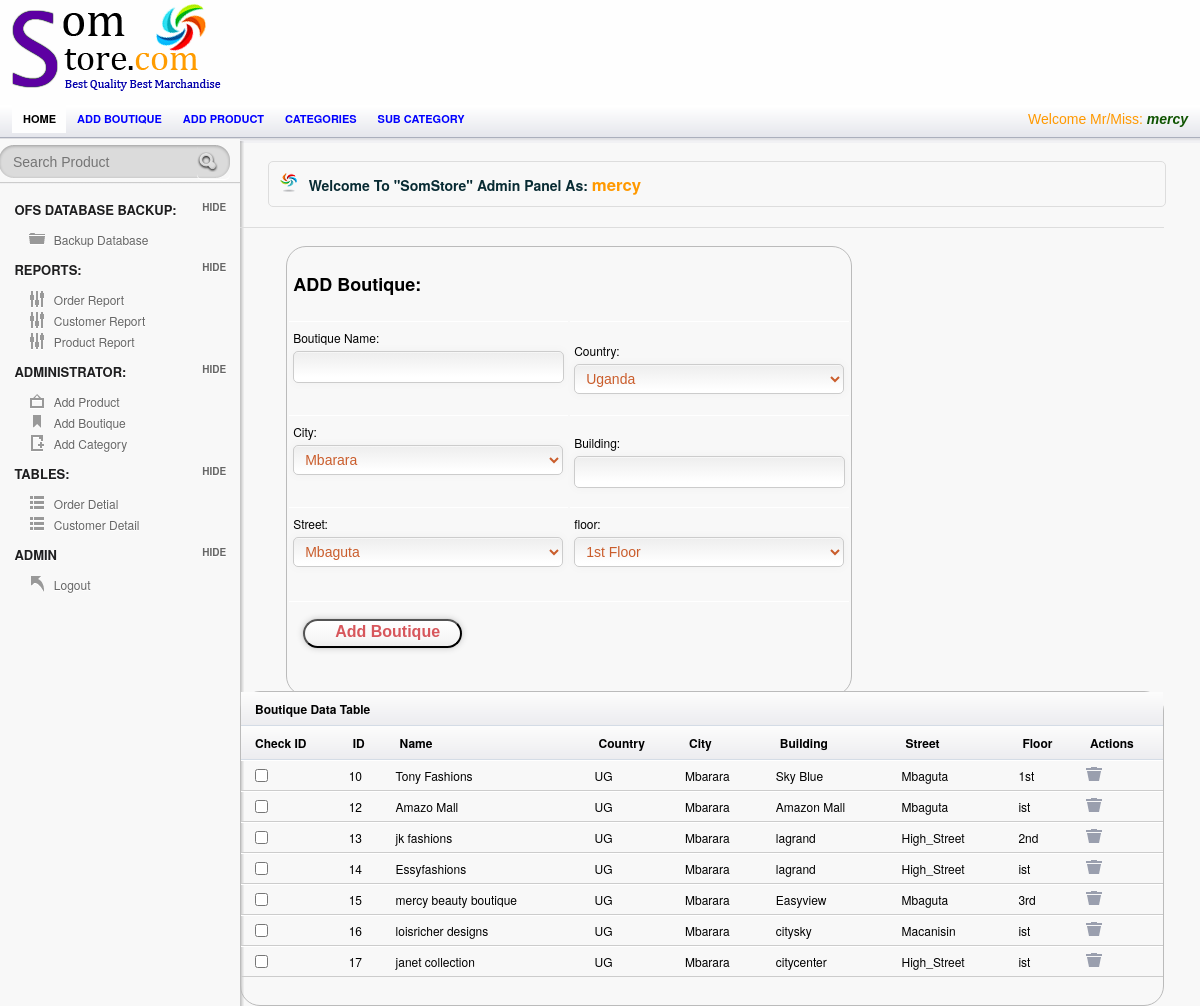
The page /Admin/add_warehouse.php (signed in) on the database its author committed.
### tables this page shows
CREATE TABLE `employee` (
  `Employee_ID` int(95) NOT NULL,
  `Employee_Name` varchar(25) NOT NULL,
  `Username` varchar(25) NOT NULL,
  `Password` varchar(25) NOT NULL,
  `Picture` varchar(255) NOT NULL
);

CREATE TABLE `boutique` (
  `Warehouse_ID` int(255) NOT NULL,
  `Country` varchar(25) NOT NULL,
  `City` varchar(25) NOT NULL,
  `street` varchar(55) NOT NULL,
  `Warehouse` varchar(55) NOT NULL,
  `building` varchar(55) NOT NULL,
  `floor` varchar(55) NOT NULL
);

### session.php (called while the page is built, shortened)
<?php
include('config.php');
$check=$_SESSION['login_username'];
$session=mysqli_query($mysqli, "select Username from employee where Username='$check' ");
$row=mysqli_fetch_array($session);
$login_session=$row['Username'];
?>

### Admin/add_warehouse.php (the view, shortened to what this page needs)
<?php
include("../session.php");
?>
<!doctype html>
<html lang="en">
    <head>
        <link rel="stylesheet" href="css/layout.css" type="text/css" media="screen" />
    </head>
    <body>
        <div id="container">
            <div id="header">
                <div id="logo-banner">
                    <div id="logo">
                        <a href="index.php"><img src="images/logo.png" alt="" /></a>
                    </div>
                    <div id="banner">
                    </div>
                </div>
            </div>
            <div id="content-wrap">
                <?php include_once 'includes/navigation.php'; ?>
                <?php include_once 'includes/side_menu.php'; ?>
                <section id="main" class="column">
                    <h4 class="alert_info">Welcome To <strong>"SomStore"</strong> Admin Panel As: <?php echo "  " . "<font color='#f90'><big><b>" . $login_session . "</b></big></font>"; ?>  </h4>
                    <div id="form_wrapper" class="form_wrapper"  >
                        <table>
                            <form class="register active" id="myForm" action="insertions/insertWarehouse.php"  method="POST" enctype="multipart/form-data" name="addwarehouse" onsubmit="return validateForm()">
                                <th colspan="3"><h2>ADD Boutique:</h2> </th>
                                <tr>
                                    <td>
                                        <label> Boutique Name:</label>
                                        <input type="text" name="wname" id="wareValid"/>
                                    </td>
                                    <td>
                                        <label>Country:</label>
                                        <select name="country" id="select">
                                            <option value="UG" countrynum="256">Uganda</option>
                                        </select>
                                    </td>
                                </tr>
                                <tr>
                                    <td>
                                        <label> City:</label>
                                        <select name="city" id="select">
                                            <option value="Mbarara">Mbarara</option>
                                        </select>
                                    </td>
                                    <td>
                                        <label> Building:</label>
                                        <input type="text" name="building"  required id="pcode"/>
                                    </td>
                                </tr>
                                <td>
                                    <label> Street:</label>
                                    <select name="street" id="select">
                                        <option value="Mbaguta">Mbaguta</option>
                                    </select>
                                </td>
                                <td>
                                    <label> floor:</label>
                                    <select name="floor" id="select">
                                        <option value="ist">1st Floor</option>
                                    </select>
                                </td>
                                <tr>
                                <div class="bottom">
                                    <td colspan="3">
                                        <button name="save" id="myButton" class="a-btn"> <span class="a-btn-text"> Add Boutique </span></ </button>
                                </div>
                                </tr>
                            </form>
                        </table>
                    </div>
                    <?php
                    $result = mysqli_query($mysqli, "SELECT * FROM boutique");
                    ?>
                    <div id="tab1" class="tab_content">
                        <table class="tablesorter" cellspacing="0">
                            <thead>  <th Colspan="9">  Boutique Data Table </th></thead>
                            <thead>
                            <thead>
                            <th>Check ID</th>
                            <th>ID</th>
                            <th> Name</th>
                            <th>Country</th>
                            <th>City</th>
                            <th> Building</th>
                            <th>Street</th>
                            <th> Floor</th>
                            <th>Actions</th>
                            </thead>
                            <tbody>
                                <?php while ($row = mysqli_fetch_array($result)) {
                                    ?>
                                    <tr>
                                        <td><input type="checkbox"></td>
                                        <td><?Php echo $row['Warehouse_ID']; ?></td>
                                        <td><?php echo $row['Warehouse']; ?></td>
                                        <td><?php echo $row['Country']; ?></td>
                                        <td><?php echo $row['City']; ?></td>
                                        <td><?php echo $row['building']; ?></td>
                                        <td><?php echo $row['street']; ?></td>
                                        <td><?php echo $row['floor']; ?></td>
                                        <td>
                                            <a href="insertions/DeleteWarehouse.php?delete=<?php echo $row['Warehouse_ID']; ?>" onClick="del(this);" title="Delete" ><input type="image" src="images/icn_trash.png" title="Trash">  </a></td>
                                    </tr>
                                <?php }mysqli_close($mysqli); ?>
                            </tbody>
                        </table>
                    </div>
                </section>
            </div>
        </div>
    </body>
</html>

### Admin/includes/navigation.php
 <section id="secondary_bar">
    <nav>
        <ul>
            <li class="selected"><a href="index.php">Home</a></li>
            <li><a href="add_warehouse.php">Add Boutique</a></li>
            <li><a href="add_product.php">Add product</a></li>
            <li><a href="add_category.php">Categories</a></li>
            <li><a href="add_subcategory.php">Sub Category</a></li>
            <li class="logout"> <span class="check"> <?php echo "Welcome Mr/Miss:   " . "<font color='##fa5400'><i><b>" . $login_session . "</b></i></font>"; ?> </span></li>
        </ul>
    </nav>
</section>

### rows shown on the page
employee: Username "mercy"
boutique: Warehouse_ID "10", Warehouse "Tony Fashions", Country "UG", City "Mbarara", building "Sky Blue", street "Mbaguta", floor "1st"
boutique: Warehouse_ID "12", Warehouse "Amazo Mall", Country "UG", City "Mbarara", building "Amazon Mall", street "Mbaguta", floor "ist"
boutique: Warehouse_ID "13", Warehouse "jk fashions", Country "UG", City "Mbarara", building "lagrand", street "High_Street", floor "2nd"
boutique: Warehouse_ID "14", Warehouse "Essyfashions", Country "UG", City "Mbarara", building "lagrand", street "High_Street", floor "ist"
boutique: Warehouse_ID "15", Warehouse "mercy beauty boutique", Country "UG", City "Mbarara", building "Easyview", street "Mbaguta", floor "3rd"
boutique: Warehouse_ID "16", Warehouse "loisricher designs", Country "UG", City "Mbarara", building "citysky", street "Macanisin", floor "ist"
boutique: Warehouse_ID "17", Warehouse "janet collection", Country "UG", City "Mbarara", building "citycenter", street "High_Street", floor "ist"
